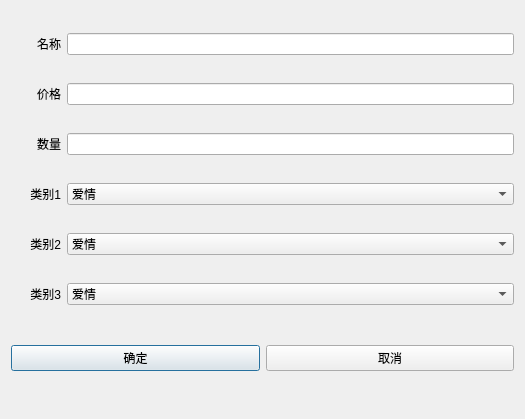
<?xml version="1.0" encoding="UTF-8"?>
<ui version="4.0">
 <class>Dlg_BookAU</class>
 <widget class="QDialog" name="Dlg_BookAU">
  <property name="geometry">
   <rect>
    <x>0</x>
    <y>0</y>
    <width>525</width>
    <height>419</height>
   </rect>
  </property>
  <property name="windowTitle">
   <string>图书信息</string>
  </property>
  <layout class="QGridLayout" name="gridLayout">
   <item row="0" column="0">
    <widget class="QLabel" name="label">
     <property name="minimumSize">
      <size>
       <width>50</width>
       <height>0</height>
      </size>
     </property>
     <property name="text">
      <string>名称</string>
     </property>
     <property name="alignment">
      <set>Qt::AlignRight|Qt::AlignTrailing|Qt::AlignVCenter</set>
     </property>
    </widget>
   </item>
   <item row="0" column="1">
    <widget class="QLineEdit" name="le_name"/>
   </item>
   <item row="1" column="0">
    <widget class="QLabel" name="label_2">
     <property name="minimumSize">
      <size>
       <width>50</width>
       <height>0</height>
      </size>
     </property>
     <property name="text">
      <string>价格</string>
     </property>
     <property name="alignment">
      <set>Qt::AlignRight|Qt::AlignTrailing|Qt::AlignVCenter</set>
     </property>
    </widget>
   </item>
   <item row="1" column="1">
    <widget class="QLineEdit" name="le_price"/>
   </item>
   <item row="2" column="0">
    <widget class="QLabel" name="label_3">
     <property name="minimumSize">
      <size>
       <width>50</width>
       <height>0</height>
      </size>
     </property>
     <property name="text">
      <string>数量</string>
     </property>
     <property name="alignment">
      <set>Qt::AlignRight|Qt::AlignTrailing|Qt::AlignVCenter</set>
     </property>
    </widget>
   </item>
   <item row="2" column="1">
    <widget class="QLineEdit" name="le_cnt"/>
   </item>
   <item row="3" column="0">
    <widget class="QLabel" name="label_4">
     <property name="minimumSize">
      <size>
       <width>50</width>
       <height>0</height>
      </size>
     </property>
     <property name="text">
      <string>类别1</string>
     </property>
     <property name="alignment">
      <set>Qt::AlignRight|Qt::AlignTrailing|Qt::AlignVCenter</set>
     </property>
    </widget>
   </item>
   <item row="3" column="1">
    <widget class="QComboBox" name="cb1">
     <item>
      <property name="text">
       <string>爱情</string>
      </property>
     </item>
     <item>
      <property name="text">
       <string>科学</string>
      </property>
     </item>
     <item>
      <property name="text">
       <string>人文</string>
      </property>
     </item>
     <item>
      <property name="text">
       <string>历史</string>
      </property>
     </item>
    </widget>
   </item>
   <item row="4" column="0">
    <widget class="QLabel" name="label_5">
     <property name="minimumSize">
      <size>
       <width>50</width>
       <height>0</height>
      </size>
     </property>
     <property name="text">
      <string>类别2</string>
     </property>
     <property name="alignment">
      <set>Qt::AlignRight|Qt::AlignTrailing|Qt::AlignVCenter</set>
     </property>
    </widget>
   </item>
   <item row="4" column="1">
    <widget class="QComboBox" name="cb2">
     <item>
      <property name="text">
       <string>爱情</string>
      </property>
     </item>
     <item>
      <property name="text">
       <string>科学</string>
      </property>
     </item>
     <item>
      <property name="text">
       <string>人文</string>
      </property>
     </item>
     <item>
      <property name="text">
       <string>历史</string>
      </property>
     </item>
    </widget>
   </item>
   <item row="5" column="0">
    <widget class="QLabel" name="label_6">
     <property name="minimumSize">
      <size>
       <width>50</width>
       <height>0</height>
      </size>
     </property>
     <property name="text">
      <string>类别3</string>
     </property>
     <property name="alignment">
      <set>Qt::AlignRight|Qt::AlignTrailing|Qt::AlignVCenter</set>
     </property>
    </widget>
   </item>
   <item row="5" column="1">
    <widget class="QComboBox" name="cb3">
     <item>
      <property name="text">
       <string>爱情</string>
      </property>
     </item>
     <item>
      <property name="text">
       <string>科学</string>
      </property>
     </item>
     <item>
      <property name="text">
       <string>人文</string>
      </property>
     </item>
     <item>
      <property name="text">
       <string>历史</string>
      </property>
     </item>
    </widget>
   </item>
   <item row="6" column="0" colspan="2">
    <widget class="QWidget" name="widget" native="true">
     <property name="maximumSize">
      <size>
       <width>16777215</width>
       <height>50</height>
      </size>
     </property>
     <layout class="QGridLayout" name="gridLayout_2">
      <property name="leftMargin">
       <number>0</number>
      </property>
      <property name="topMargin">
       <number>0</number>
      </property>
      <property name="rightMargin">
       <number>0</number>
      </property>
      <property name="bottomMargin">
       <number>0</number>
      </property>
      <property name="horizontalSpacing">
       <number>6</number>
      </property>
      <property name="verticalSpacing">
       <number>0</number>
      </property>
      <item row="0" column="0">
       <widget class="QPushButton" name="btn_ok">
        <property name="text">
         <string>确定</string>
        </property>
       </widget>
      </item>
      <item row="0" column="1">
       <widget class="QPushButton" name="btn_cancel">
        <property name="text">
         <string>取消</string>
        </property>
       </widget>
      </item>
     </layout>
    </widget>
   </item>
  </layout>
 </widget>
 <resources/>
 <connections/>
</ui>
